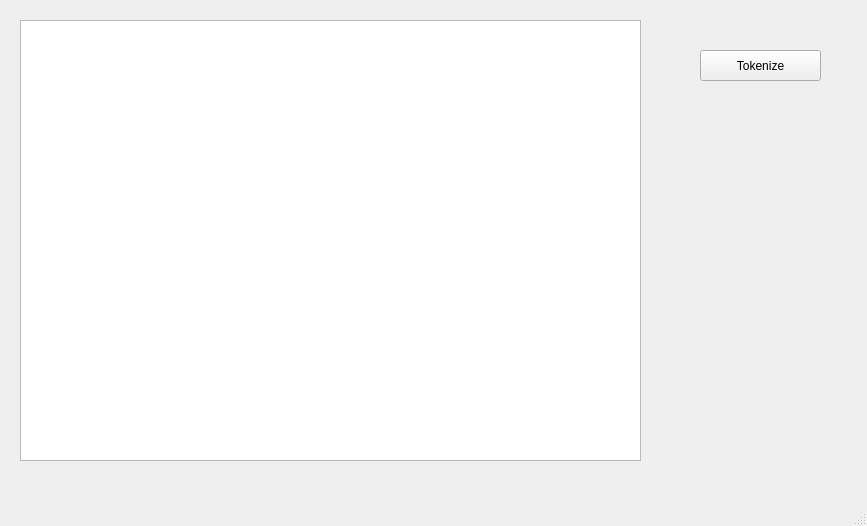
<?xml version="1.0" encoding="UTF-8"?>
<ui version="4.0">
 <class>MainWindow</class>
 <widget class="QMainWindow" name="MainWindow">
  <property name="geometry">
   <rect>
    <x>0</x>
    <y>0</y>
    <width>867</width>
    <height>526</height>
   </rect>
  </property>
  <property name="windowTitle">
   <string>MainWindow</string>
  </property>
  <widget class="QWidget" name="centralwidget">
   <widget class="QTextEdit" name="textBox">
    <property name="geometry">
     <rect>
      <x>20</x>
      <y>20</y>
      <width>621</width>
      <height>441</height>
     </rect>
    </property>
   </widget>
   <widget class="QPushButton" name="tokenize_button">
    <property name="geometry">
     <rect>
      <x>700</x>
      <y>50</y>
      <width>121</width>
      <height>31</height>
     </rect>
    </property>
    <property name="text">
     <string>Tokenize</string>
    </property>
   </widget>
  </widget>
  <widget class="QMenuBar" name="menubar">
   <property name="geometry">
    <rect>
     <x>0</x>
     <y>0</y>
     <width>867</width>
     <height>25</height>
    </rect>
   </property>
  </widget>
  <widget class="QStatusBar" name="statusbar"/>
 </widget>
 <resources/>
 <connections/>
</ui>
